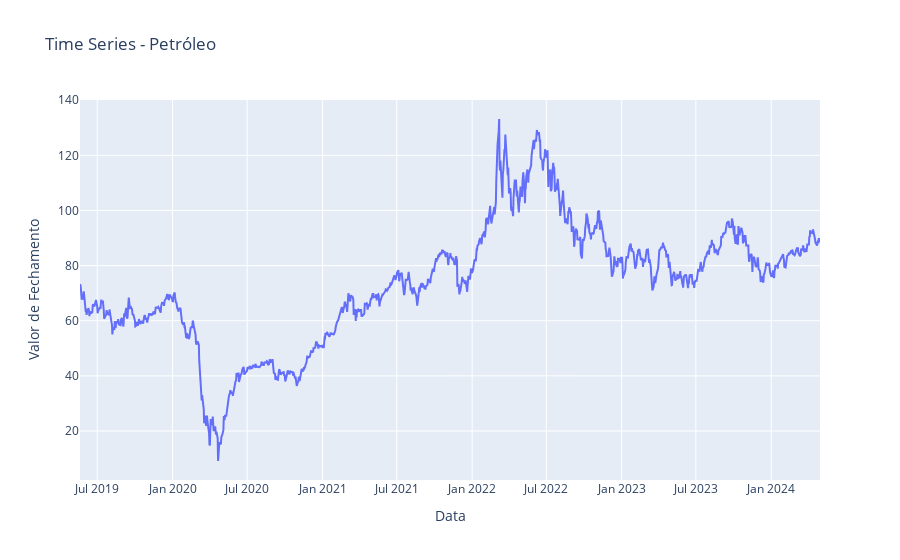

The notebook cell saved with this chart:
### Code cell
import plotly.graph_objs as go
from plotly.subplots import make_subplots

# Criar o gráfico de linha
trace = go.Scatter(x=df.index, y=df['preco_venda'], mode='lines', name='Preço do Petróleo')

# Criar o layout do gráfico
layout = go.Layout(title='Time Series - Petróleo', xaxis=dict(title='Data'), yaxis=dict(title='Valor de Fechamento'), hovermode='closest')

# Criar a figura
fig = go.Figure(data=[trace], layout=layout)

# Mostrar o gráfico
fig.show()

### Figure 1 — Plotly figure (JSON) as saved in the notebook; plotly's stock layout.template omitted (floating-point values rounded to 4 significant figures; data arrays with more than 128 entries replaced by an {"elided": "..."} marker saying what was removed)
{"data": [{"mode": "lines", "name": "Preço do Petróleo", "type": "scatter", "x": {"elided": "1291 str values"}, "y": {"elided": "1291 float values"}}], "layout": {"hovermode": "closest", "title": {"text": "Time Series - Petróleo"}, "xaxis": {"title": {"text": "Data"}}, "yaxis": {"title": {"text": "Valor de Fechamento"}}}}
